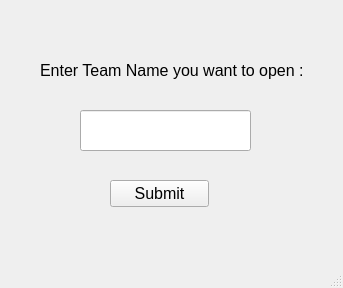
<?xml version="1.0" encoding="UTF-8"?>
<ui version="4.0">
 <class>MainWindow</class>
 <widget class="QMainWindow" name="MainWindow">
  <property name="geometry">
   <rect>
    <x>0</x>
    <y>0</y>
    <width>343</width>
    <height>288</height>
   </rect>
  </property>
  <property name="windowTitle">
   <string>MainWindow</string>
  </property>
  <widget class="QWidget" name="centralwidget">
   <widget class="QLabel" name="label">
    <property name="geometry">
     <rect>
      <x>40</x>
      <y>50</y>
      <width>271</width>
      <height>41</height>
     </rect>
    </property>
    <property name="font">
     <font>
      <pointsize>12</pointsize>
      <weight>50</weight>
      <italic>false</italic>
      <bold>false</bold>
     </font>
    </property>
    <property name="text">
     <string>Enter Team Name you want to open : </string>
    </property>
   </widget>
   <widget class="QLineEdit" name="lineEdit">
    <property name="geometry">
     <rect>
      <x>80</x>
      <y>110</y>
      <width>171</width>
      <height>41</height>
     </rect>
    </property>
   </widget>
   <widget class="QPushButton" name="pushButton">
    <property name="geometry">
     <rect>
      <x>110</x>
      <y>180</y>
      <width>99</width>
      <height>27</height>
     </rect>
    </property>
    <property name="font">
     <font>
      <pointsize>12</pointsize>
     </font>
    </property>
    <property name="text">
     <string>Submit</string>
    </property>
   </widget>
  </widget>
  <widget class="QMenuBar" name="menubar">
   <property name="geometry">
    <rect>
     <x>0</x>
     <y>0</y>
     <width>343</width>
     <height>25</height>
    </rect>
   </property>
  </widget>
  <widget class="QStatusBar" name="statusbar"/>
 </widget>
 <resources/>
 <connections/>
</ui>
